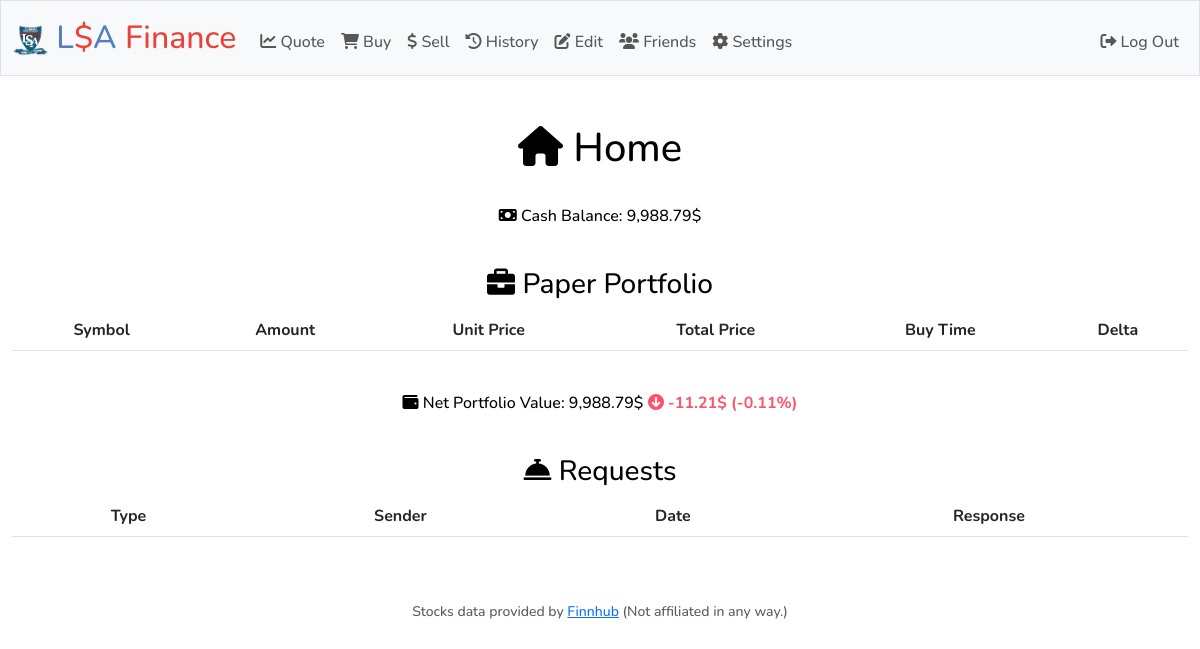
The app's page /home (signed in), older data.
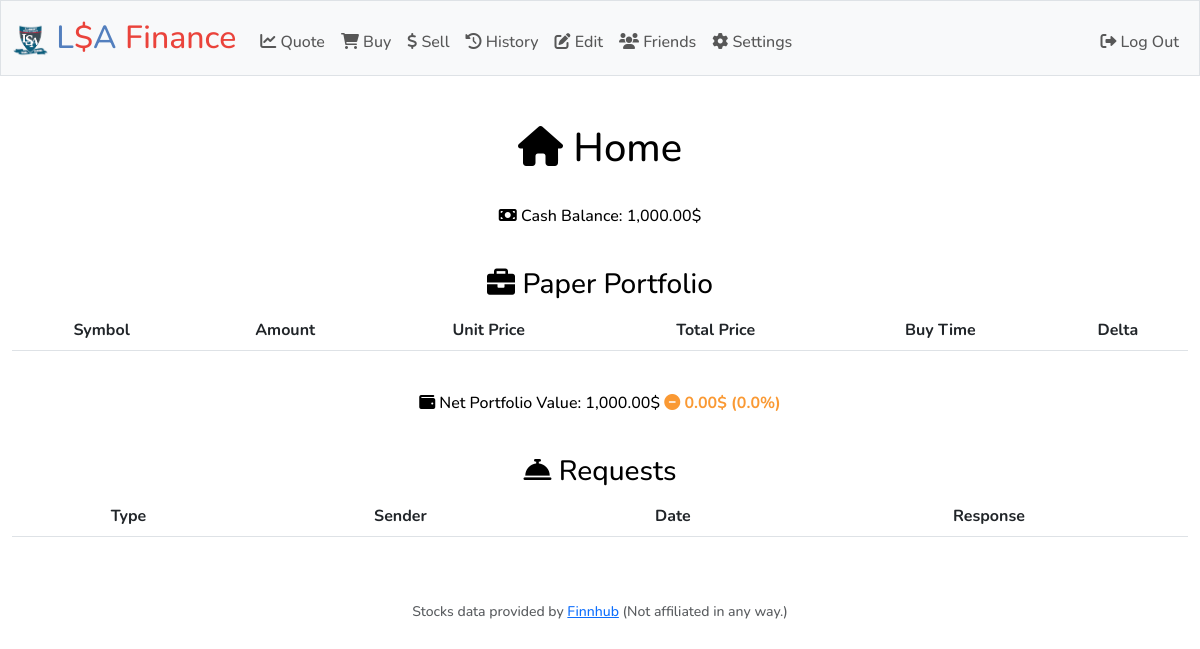
The same page, newer data.
### tables this page shows
CREATE TABLE accounts (
        id INTEGER PRIMARY KEY AUTOINCREMENT,
        user_id INTEGER,
        balance NUMERIC DEFAULT 1000.00,
        FOREIGN KEY (user_id) REFERENCES users(id)
    );

### app.py (the view)
@app.route("/home")
@login_required
@using_database
def home(connected):
    db = connected.cursor()
    original_balance = db.execute("SELECT total_value FROM history WHERE receiver_id = ? AND type = ?", (session["user_id"], "Balance Edit")).fetchone()[0]
    user_balance = db.execute("SELECT balance FROM accounts WHERE user_id = ?", [session["user_id"]]).fetchone()[0]
    holdings = db.execute("SELECT symbol, amount, unit_value, total_value, buy_time FROM stocks WHERE user_id = ?", [session["user_id"]]).fetchall()
    net_value = user_balance
    holdings = [list(stock) for stock in holdings]
    requests = db.execute("SELECT id, type, sender_id, date_time FROM requests WHERE receiver_id = ?", [session["user_id"]]).fetchall()
    requests = [list(request) for request in requests]
    for request in requests:
        user_name = db.execute("SELECT username FROM users WHERE id = ?", [request[2]]).fetchone()
        request[2] = user_name
    for stock in holdings:
        stock.append(stock[3] - (stock[1] * lookup(stock[0])["price"]))  # Total Buy Price - Total Current Price (Total Profit/Loss)
        net_value += stock[2] * stock[1]  # Buy Price * Amount
    net_profit = net_value - original_balance  # Net Profit/Loss
    net_profit_percent = round((net_value - original_balance) / original_balance * 100, 2)  # Net Profit/Loss in percentage
    return render_template("home.html", user_balance=user_balance, holdings=holdings, net_value=net_value, requests=requests, net_profit=net_profit, net_profit_percent=net_profit_percent)

### helpers.py (called while the page is built)
def login_required(f):
    @wraps(f)
    def decorated_function(*args, **kwargs):
        if "user_id" not in session or session["user_id"] is None:
            return redirect("/login")
        return f(*args, **kwargs)
    return decorated_function

def using_database(function):
    @wraps(function)
    def decorated_function(*args, **kwargs):
        def get_db():
            if 'db' not in g:
                g.db = sqlite3.connect('database.db')
            return g.db
        def close_db(e=None):
            db = g.pop('db', None)
            if db is not None:
                db.close()
        db = get_db()
        try:
            return function(db, *args, **kwargs)
        finally:
            close_db()
    return decorated_function

def usd(value):
    return f"{value:,.2f}$"

### templates/home.html (shortened to what this page needs)
{% extends "layout.html" %}
{% block main %}
    <h1><i class="fas fa-home"></i> Home</h1>
    <br>
    <p><i class="fa-solid fa-money-bill"></i> Cash Balance: {{ user_balance | usd }}</p>
    <br>
    <h3><i class="fas fa-briefcase"></i> Paper Portfolio</h3>
    <table class="table">
        <thead>
            <tr><th>Symbol</th><th>Amount</th><th>Unit Price</th><th>Total Price</th><th>Buy Time</th><th>Delta</th></tr>
        </thead>
    </table>
    <br>
    <p>
        <i class="fa-solid fa-wallet"></i> Net Portfolio Value: {{ net_value | usd }}
        {% if net_profit < 0 %}
            <i class="fa-solid fa-circle-arrow-up"
               style="color: #ff526d; transform: rotate(180deg);"></i>
            <strong style="color: #ff526d;">{{ net_profit | usd }} ({{ net_profit_percent }}%)</strong>
        {% elif net_profit > 0 %}
            <i class="fa-solid fa-circle-arrow-up"
               style="color: #00c288;"></i>
            <strong style="color: #00c288;">{{ net_profit | usd }} ({{ net_profit_percent }}%)</strong>
        {% else %}
            <i class="fa-solid fa-circle-minus"
               style="color: #fa9933;"></i>
            <strong style="color: #fa9933;">{{ net_profit | usd }} ({{ net_profit_percent }}%)</strong>
        {% endif %}
    </p>
    <br>
    <h3><i class="fa-solid fa-bell-concierge"></i> Requests</h3>
    <table class="table">
        <thead>
            <tr><th>Type</th><th>Sender</th><th>Date</th><th>Response</th></tr>
        </thead>
    </table>
{% endblock %}

### templates/layout.html (shortened to what this page needs)
<!DOCTYPE html>
<html lang="en">
    <head>
        <link rel="stylesheet" href="https://cdnjs.cloudflare.com/ajax/libs/font-awesome/6.0.0-beta3/css/all.min.css">
        <link href="https://cdn.jsdelivr.net/npm/bootstrap@5.3.0-alpha1/dist/css/bootstrap.min.css" rel="stylesheet">
        <link href="/static/styles.css" rel="stylesheet">
    </head>
    <body class="{{ 'dark-mode' if dark_mode else 'light-mode' }}">
        <nav class="{{ 'bg-dark navbar-dark' if dark_mode else 'bg-light navbar-light' }} border navbar navbar-expand-md">
            <div class="container-fluid">
                <a class="navbar-brand" href="/home"><img src="../static/lsa_logo.png" alt="LSA_Logo" width="35" height="35"> <span class="blue">L</span><span class="red">$</span><span class="blue">A</span> <span class="red">Finance</span></a>
                <div class="collapse navbar-collapse" id="navbar">
                    {% if session["user_id"] %}
                        <ul class="navbar-nav me-auto mt-2">
                            <li class="nav-item"><a class="nav-link" href="/quote"><i class="fas fa-chart-line"></i> Quote</a></li>
                            <li class="nav-item"><a class="nav-link" href="/buy"><i class="fas fa-shopping-cart"></i> Buy</a></li>
                            <li class="nav-item"><a class="nav-link" href="/sell"><i class="fas fa-dollar-sign"></i> Sell</a></li>
                            <li class="nav-item"><a class="nav-link" href="/history"><i class="fas fa-history"></i> History</a></li>
                            <li class="nav-item"><a class="nav-link" href="/edit"><i class="fas fa-edit"></i> Edit</a></li>
                            <li class="nav-item"><a class="nav-link" href="/friends"><i class="fas fa-users"></i> Friends</a></li>
                            <li class="nav-item"><a class="nav-link" href="/settings"><i class="fas fa-cog"></i> Settings</a></li>
                        </ul>
                        <ul class="navbar-nav ms-auto mt-2">
                            <li class="nav-item"><a class="nav-link" href="/logout"><i class="fa-solid fa-right-from-bracket"></i> Log Out</a></li>
                        </ul>
                    {% else %}
                        <ul class="navbar-nav ms-auto mt-2">
                            <li class="nav-item"><a class="nav-link" href="/register">Register</a></li>
                            <li class="nav-item"><a class="nav-link" href="/login">Log In</a></li>
                        </ul>
                    {% endif %}
                </div>
            </div>
        </nav>
        <main class="container-fluid py-5 text-center">
            {% block main %}{% endblock %}
        </main>
        <footer class="mb-5 small text-center text-muted">
            Stocks data provided by <a href="https://https://finnhub.io">Finnhub</a> (Not affiliated in any way.)
        </footer>
    </body>
</html>

### static/styles.css (style rules this page uses)
nav .navbar-brand { font-size: xx-large; }
nav .navbar-brand .blue { color: #537fbe; }
nav .navbar-brand .red { color: #ea433b; }
body.light-mode { background-color: white; color: black; }
body { font-family: 'Nunito', sans-serif; font-weight: 500; }

Row changes from the older to the newer data that the page shows:
changed accounts: balance "9,988.79$" → "1,000.00$"
Text that changed along with them:
{{ net_profit | usd }}: (not shown) → "0.00$"
{{ net_profit_percent }}: (not shown) → "0.0"
{{ net_profit | usd }}: "-11.21$" → (not shown)
{{ net_profit_percent }}: "-0.11" → (not shown)
